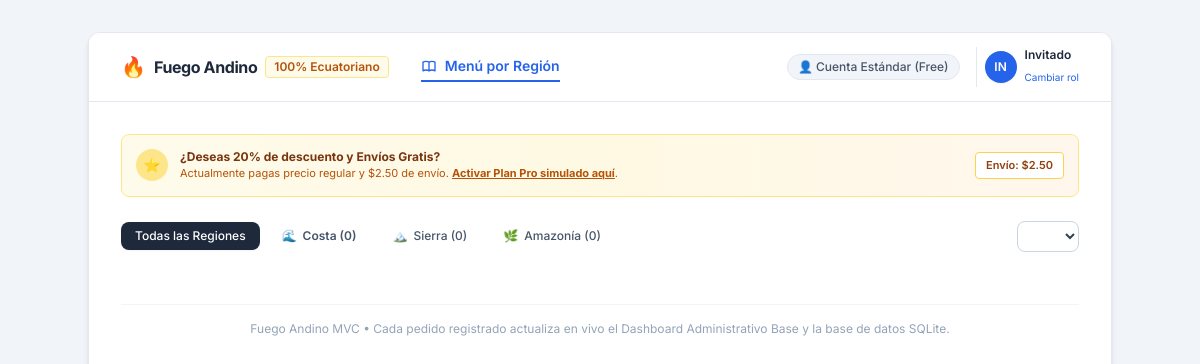
Before: / with the older database file.
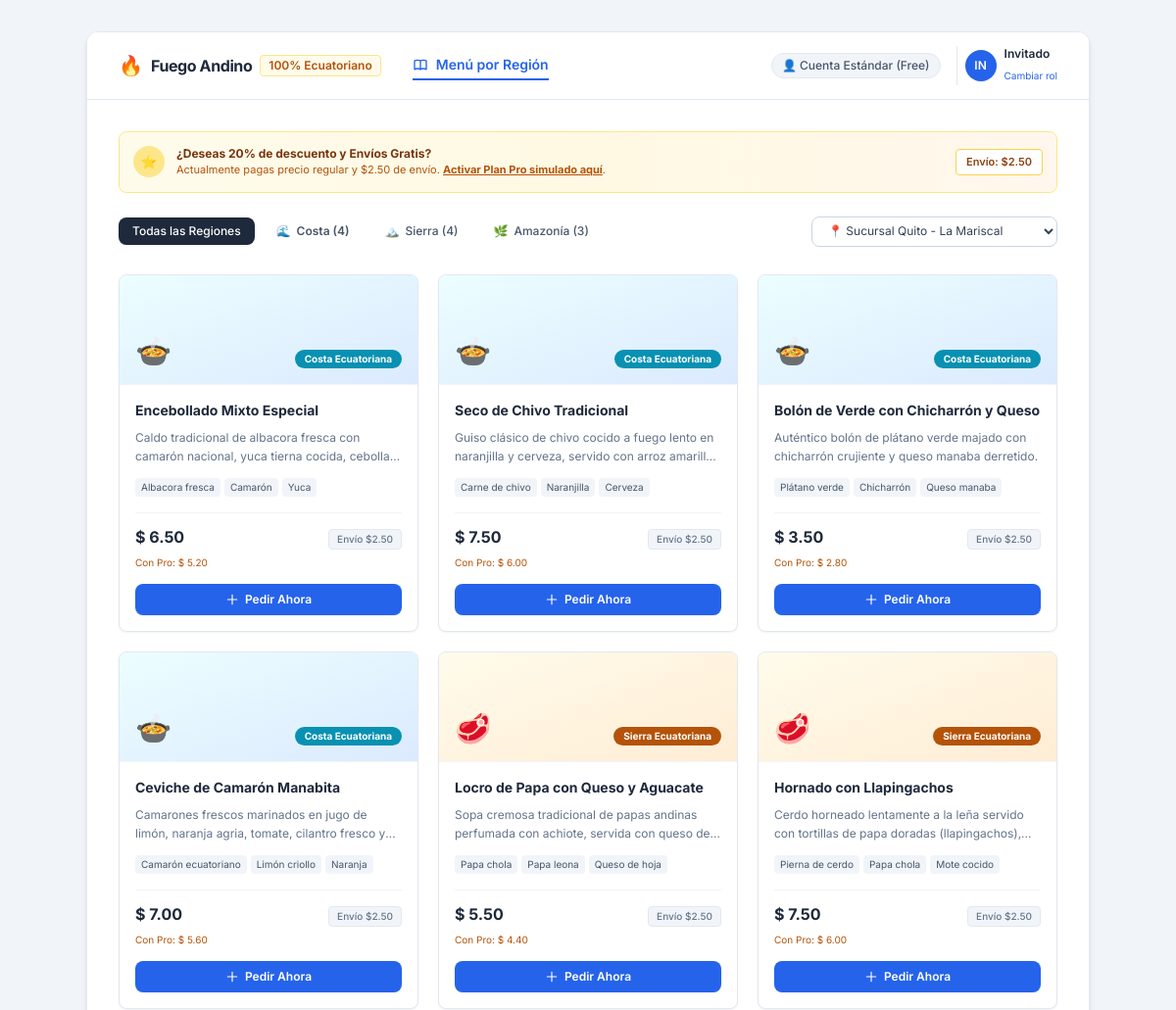
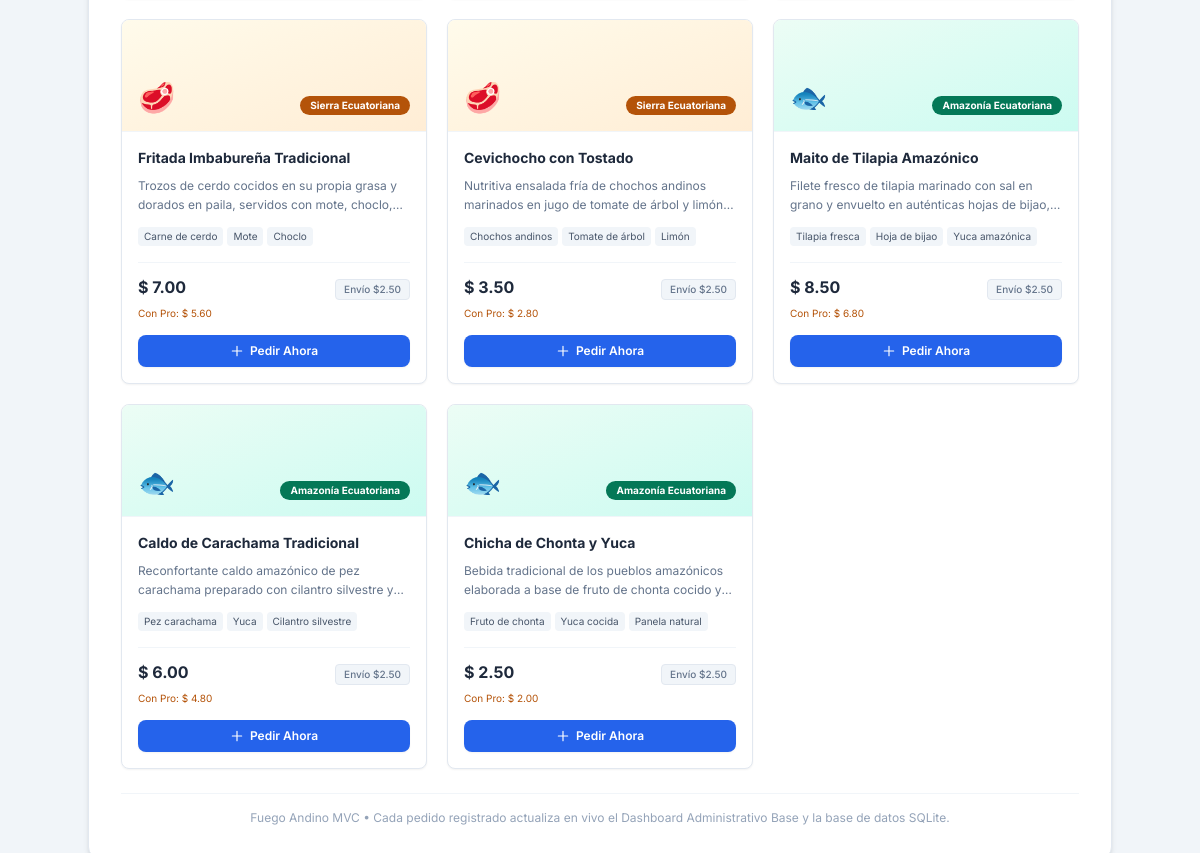
After: the same page with the newer database file (2 pictures, top to bottom).
### tables this page shows
CREATE TABLE platos (
            id INTEGER PRIMARY KEY AUTOINCREMENT,
            nombre TEXT NOT NULL,
            region TEXT NOT NULL, -- Costa, Sierra, Amazonía
            precio REAL NOT NULL,
            costo REAL NOT NULL,
            descuento_pro REAL DEFAULT 20.0,
            activo INTEGER DEFAULT 1,
            descripcion TEXT,
            ingredientes TEXT,
            tiempo_preparacion TEXT DEFAULT '00:15 hrs'
        , provincia_id INTEGER REFERENCES provincias(id));

### app/controllers/MenuController.php (called while the page is built, shortened)
<?php
require_once 'app/models/Plato.php';
require_once 'app/models/Sucursal.php';
class MenuController {
    private $platoModel;
    private $sucursalModel;
    public function __construct($db) {
        $this->platoModel = new Plato($db);
        $this->sucursalModel = new Sucursal($db);
    }
    public function index() {
        $region = $_GET['region'] ?? null;
        $sucursalId = $_GET['sucursal_id'] ?? 1;
        $platos = $this->platoModel->getAll(true, $region);
        $sucursales = $this->sucursalModel->getAll();
        $conteoRegiones = $this->platoModel->countByRegion();
        $userPlan = $_SESSION['plan'] ?? 'free';
        $isPro = ($userPlan === 'pro');
        require 'app/views/menu.php';
    }
}
?>

### app/models/Plato.php (called while the page is built, shortened)
<?php
class Plato {
    private $db;
    public function __construct($db) {
        $this->db = $db;
    }
    public function getAll($activeOnly = false, $region = null) {
        $sql = "SELECT pl.*, pr.nombre AS provincia FROM platos pl LEFT JOIN provincias pr ON pr.id = pl.provincia_id WHERE 1=1";
        $params = [];
        if ($activeOnly) {
            $sql .= " AND pl.activo = 1";
        }
        $sql .= " ORDER BY pl.id ASC";
        $stmt = $this->db->prepare($sql);
        $stmt->execute($params);
        return $stmt->fetchAll(PDO::FETCH_ASSOC);
    }
    public function countByRegion() {
        $rows = $this->db->query("SELECT region, COUNT(*) as total FROM platos WHERE activo = 1 GROUP BY region")->fetchAll(PDO::FETCH_ASSOC);
        $counts = ['Costa' => 0, 'Sierra' => 0, 'Amazonía' => 0];
        foreach ($rows as $r) {
            $counts[$r['region']] = (int)$r['total'];
        }
        return $counts;
    }
}
?>

### app/models/Sucursal.php (called while the page is built, shortened)
<?php
class Sucursal {
    private $db;
    public function __construct($db) {
        $this->db = $db;
    }
    public function getAll() {
        return $this->db->query("SELECT * FROM sucursales WHERE activa = 1 ORDER BY id ASC")->fetchAll(PDO::FETCH_ASSOC);
    }
}
?>

### app/views/menu.php (the view, shortened to what this page needs)
<!DOCTYPE html>
<html lang="es">
<head>
    <script src="https://cdn.tailwindcss.com"></script>
</head>
<body class="bg-slate-100 min-h-screen py-8 px-4 flex justify-center">
    <div class="w-full max-w-5xl bg-white rounded-xl shadow-md border border-slate-200 overflow-hidden">
        <header class="bg-white border-b border-slate-200 px-8 py-3.5 flex items-center justify-between">
            <div class="flex items-center space-x-8">
                <div class="flex items-center space-x-2">
                    <span class="text-xl">🔥</span>
                    <span class="font-bold text-slate-800 text-base tracking-tight">Fuego Andino</span>
                    <span class="text-xs text-amber-700 bg-amber-50 px-2 py-0.5 rounded font-semibold border border-amber-200">100% Ecuatoriano</span>
                </div>
                <nav class="flex items-center space-x-6 text-sm">
                    <a href="index.php?action=menu" class="flex items-center space-x-2 text-blue-600 font-semibold border-b-2 border-blue-600 pb-1 -mb-1">
                        <span>Menú por Región</span>
                    </a>
                </nav>
            </div>
            <div class="flex items-center space-x-4">
                <?php if($isPro): ?>
                    <div class="flex items-center space-x-1.5 bg-amber-50 text-amber-800 border border-amber-200 px-2.5 py-1 rounded-full text-xs font-semibold">
                        <span class="text-amber-500">⭐</span>
                        <span>Plan Pro Activo</span>
                    </div>
                <?php else: ?>
                    <div class="flex items-center space-x-1.5 bg-slate-100 text-slate-600 border border-slate-200 px-2.5 py-1 rounded-full text-xs font-medium">
                        <span>👤 Cuenta Estándar (Free)</span>
                    </div>
                <?php endif; ?>
                <div class="flex items-center space-x-2 pl-2 border-l border-slate-200">
                    <div class="w-8 h-8 rounded-full bg-blue-600 text-white font-semibold text-xs flex items-center justify-center shadow-sm">
                        <?= strtoupper(substr($_SESSION['nombre'] ?? 'Invitado', 0, 2)) ?>
                    </div>
                    <div class="text-left hidden sm:block">
                        <span class="text-xs font-semibold text-slate-800 block"><?= htmlspecialchars($_SESSION['nombre'] ?? 'Invitado') ?></span>
                        <a href="index.php?action=login" class="text-[10px] text-blue-600 hover:underline">Cambiar rol</a>
                    </div>
                </div>
            </div>
        </header>
        <main class="p-8 space-y-6">
            <div class="bg-gradient-to-r from-amber-50 via-amber-100/50 to-orange-50 border border-amber-200 rounded-lg p-3.5 flex items-center justify-between shadow-xs">
                <div class="flex items-center space-x-3">
                    <div class="w-8 h-8 rounded-full bg-amber-200 text-amber-800 flex items-center justify-center font-bold text-sm">
                        ⭐
                    </div>
                    <div>
                        <p class="text-xs font-bold text-amber-900">
                            <?= $isPro ? 'Beneficios de Membresía Pro Aplicados' : '¿Deseas 20% de descuento y Envíos Gratis?' ?>
                        </p>
                        <p class="text-[11px] text-amber-700">
                            <?= $isPro
                                ? 'Disfrutas de un <span class="font-bold">20% de descuento</span> en platos seleccionados y <span class="font-bold">Envío Gratis ($0.00)</span> en todos tus pedidos.'
                                : 'Actualmente pagas precio regular y $2.50 de envío. <a href="index.php?action=switch_user&role=pro" class="underline font-bold">Activar Plan Pro simulado aquí</a>.' ?>
                        </p>
                    </div>
                </div>
                <span class="text-[11px] bg-white text-amber-800 border border-amber-300 font-semibold px-2.5 py-1 rounded shadow-xs">
                    <?= $isPro ? 'Envío: $0.00 (Gratis)' : 'Envío: $2.50' ?>
                </span>
            </div>
            <div class="flex flex-col md:flex-row md:items-center justify-between gap-4 pb-1">
                <div class="flex items-center space-x-2">
                    <a href="index.php?action=menu" class="px-3.5 py-1.5 text-xs font-medium rounded-lg <?= empty($region) ? 'bg-slate-800 text-white shadow-sm' : 'text-slate-600 hover:bg-slate-100' ?> transition">
                        Todas las Regiones
                    </a>
                    <a href="index.php?action=menu&region=Costa" class="px-3.5 py-1.5 text-xs font-semibold rounded-lg <?= ($region === 'Costa') ? 'bg-cyan-600 text-white shadow-sm' : 'text-slate-600 hover:bg-slate-100' ?> transition flex items-center space-x-1.5">
                        <span>🌊</span>
                        <span>Costa (<?= $conteoRegiones['Costa'] ?? 0 ?>)</span>
                    </a>
                    <a href="index.php?action=menu&region=Sierra" class="px-3.5 py-1.5 text-xs font-medium rounded-lg <?= ($region === 'Sierra') ? 'bg-blue-600 text-white shadow-sm' : 'text-slate-600 hover:bg-slate-100' ?> transition flex items-center space-x-1.5">
                        <span>🏔️</span>
                        <span>Sierra (<?= $conteoRegiones['Sierra'] ?? 0 ?>)</span>
                    </a>
                    <a href="index.php?action=menu&region=Amazonía" class="px-3.5 py-1.5 text-xs font-medium rounded-lg <?= ($region === 'Amazonía') ? 'bg-emerald-600 text-white shadow-sm' : 'text-slate-600 hover:bg-slate-100' ?> transition flex items-center space-x-1.5">
                        <span>🌿</span>
                        <span>Amazonía (<?= $conteoRegiones['Amazonía'] ?? 0 ?>)</span>
                    </a>
                </div>
                <div class="flex items-center space-x-3">
                    <div class="relative">
                        <select onchange="window.location.href='index.php?action=menu<?= $region ? '&region='.$region : '' ?>&sucursal_id='+this.value" class="text-xs border border-slate-300 rounded-lg pl-3 pr-7 py-1.5 bg-white text-slate-700 focus:outline-none focus:ring-1 focus:ring-blue-500">
                            <?php foreach ($sucursales as $suc): ?>
                                <option value="<?= $suc['id'] ?>" <?= ($sucursalId == $suc['id']) ? 'selected' : '' ?>>
                                    📍 <?= htmlspecialchars($suc['nombre']) ?>
                                </option>
                            <?php endforeach; ?>
                        </select>
                    </div>
                </div>
            </div>
            <div class="grid grid-cols-1 md:grid-cols-3 gap-5">
                <?php foreach ($platos as $pl):
                    $precioRegular = (float)$pl['precio'];
                    $descuentoPorc = (float)$pl['descuento_pro'];
                    $precioPro = $precioRegular * (1 - ($descuentoPorc / 100));
                    $colorHeader = 'from-cyan-50 to-blue-100';
                    $badgeBg = 'bg-cyan-600';
                    $icon = '🍲';
                    if ($pl['region'] === 'Sierra') {
                        $colorHeader = 'from-amber-50 to-orange-100';
                        $badgeBg = 'bg-amber-700';
                        $icon = '🥩';
                    } elseif ($pl['region'] === 'Amazonía') {
                        $colorHeader = 'from-emerald-50 to-teal-100';
                        $badgeBg = 'bg-emerald-700';
                        $icon = '🐟';
                    }
                ?>
                <div class="bg-white rounded-lg border border-slate-200 overflow-hidden shadow-sm hover:border-slate-300 transition flex flex-col justify-between">
                    <div>
                        <div class="h-28 bg-gradient-to-br <?= $colorHeader ?> p-4 relative flex items-end justify-between border-b border-slate-100">
                            <span class="text-3xl"><?= $icon ?></span>
                            <span class="px-2.5 py-0.5 rounded-full text-[10px] font-bold text-white <?= $badgeBg ?> shadow-xs">
                                <?= htmlspecialchars($pl['region']) ?> Ecuatoriana
                            </span>
                        </div>
                        <div class="p-4 space-y-2">
                            <h3 class="font-bold text-slate-800 text-sm"><?= htmlspecialchars($pl['nombre']) ?></h3>
                            <p class="text-xs text-slate-500 leading-relaxed line-clamp-2">
                                <?= htmlspecialchars($pl['descripcion']) ?>
                            </p>
                            <div class="flex flex-wrap gap-1 pt-1">
                                <?php
                                $ingredientes = explode(',', $pl['ingredientes']);
                                foreach(array_slice($ingredientes, 0, 3) as $ing): ?>
                                    <span class="text-[10px] bg-slate-100 text-slate-600 px-1.5 py-0.5 rounded">
                                        <?= htmlspecialchars(trim($ing)) ?>
                                    </span>
                                <?php endforeach; ?>
                            </div>
                        </div>
                    </div>
                    <div class="p-4 pt-0 space-y-3">
                        <div class="flex items-baseline justify-between border-t border-slate-100 pt-3">
                            <div>
                                <?php if($isPro): ?>
                                    <span class="text-[11px] text-slate-400 line-through">$ <?= number_format($precioRegular, 2) ?></span>
                                    <div class="text-base font-bold text-blue-600">
                                        $ <?= number_format($precioPro, 2) ?>
                                        <span class="text-[10px] text-amber-600 font-semibold bg-amber-50 px-1 py-0.2 rounded border border-amber-200">-<?= (int)$descuentoPorc ?>% Pro</span>
                                    </div>
                                <?php else: ?>
                                    <div class="text-base font-bold text-slate-800">
                                        $ <?= number_format($precioRegular, 2) ?>
                                    </div>
                                    <span class="text-[10px] text-amber-700">Con Pro: $ <?= number_format($precioPro, 2) ?></span>
                                <?php endif; ?>
                            </div>
                            <span class="text-[10px] <?= $isPro ? 'text-emerald-700 bg-emerald-50 border-emerald-200' : 'text-slate-500 bg-slate-100 border-slate-200' ?> border px-2 py-0.5 rounded font-medium">
                                <?= $isPro ? 'Envío Gratis' : 'Envío $2.50' ?>
                            </span>
                        </div>
                        <form method="POST" action="index.php?action=ordenar" class="flex gap-2">
                            <button type="submit" class="w-full bg-blue-600 hover:bg-blue-700 text-white text-xs font-semibold py-2 rounded-lg transition shadow-sm flex items-center justify-center space-x-1.5">
                                <svg class="w-3.5 h-3.5" fill="none" stroke="currentColor" viewBox="0 0 24 24"><path stroke-linecap="round" stroke-linejoin="round" stroke-width="2" d="M12 4v16m8-8H4"/></svg>
                                <span>Pedir Ahora</span>
                            </button>
                        </form>
                    </div>
                </div>
                <?php endforeach; ?>
            </div>
            <div class="text-center pt-4 text-xs text-slate-400 border-t border-slate-100">
                Fuego Andino MVC • Cada pedido registrado actualiza en vivo el Dashboard Administrativo Base y la base de datos SQLite.
            </div>
        </main>
    </div>
</body>
</html>

### index.php (shortened to what this page needs)
<?php
require_once 'app/controllers/MenuController.php';
$db = (new Database())->connect();
$action = $_GET['action'] ?? 'menu';
switch ($action) {
    case 'menu':
        $controller = new MenuController($db);
        $controller->index();
        break;
}
?>

### app/views/menu.php (style rules this page uses)
body { font-family: 'Inter', sans-serif; }

Changed rows visible on the page:
added platos: icon "🍲", region "Costa", nombre "Encebollado Mixto Especial", descripcion "Caldo tradicional de albacora fresca con camarón nacional, yuca tierna cocida,…", ingredientes "Albacora fresca", ingredientes "Camarón", ingredientes "Yuca", precio "6.50", precioPro "5.20"
added platos: icon "🍲", region "Costa", nombre "Seco de Chivo Tradicional", descripcion "Guiso clásico de chivo cocido a fuego lento en naranjilla y cerveza, servido con arroz…", ingredientes "Carne de chivo", ingredientes "Naranjilla", ingredientes "Cerveza", precio "7.50", precioPro "6.00"
added platos: icon "🍲", region "Costa", nombre "Bolón de Verde con Chicharrón y Queso", descripcion "Auténtico bolón de plátano verde majado con chicharrón crujiente y queso manaba derretido.", ingredientes "Plátano verde", ingredientes "Chicharrón", ingredientes "Queso manaba", precio "3.50", precioPro "2.80"
added platos: icon "🍲", region "Costa", nombre "Ceviche de Camarón Manabita", descripcion "Camarones frescos marinados en jugo de limón, naranja agria, tomate, cilantro fresco…", ingredientes "Camarón ecuatoriano", ingredientes "Limón criollo", ingredientes "Naranja", precio "7.00", precioPro "5.60"
added platos: region "🥩", region "Sierra", nombre "Locro de Papa con Queso y Aguacate", descripcion "Sopa cremosa tradicional de papas andinas perfumada con achiote, servida con queso…", ingredientes "Papa chola", ingredientes "Papa leona", ingredientes "Queso de hoja", precio "5.50", precioPro "4.40"
added platos: region "🥩", region "Sierra", nombre "Hornado con Llapingachos", descripcion "Cerdo horneado lentamente a la leña servido con tortillas de papa doradas…", ingredientes "Pierna de cerdo", ingredientes "Papa chola", ingredientes "Mote cocido", precio "7.50", precioPro "6.00"
added platos: region "🥩", region "Sierra", nombre "Fritada Imbabureña Tradicional", descripcion "Trozos de cerdo cocidos en su propia grasa y dorados en paila, servidos con mote,…", ingredientes "Carne de cerdo", ingredientes "Mote", ingredientes "Choclo", precio "7.00", precioPro "5.60"
added platos: region "🥩", region "Sierra", nombre "Cevichocho con Tostado", descripcion "Nutritiva ensalada fría de chochos andinos marinados en jugo de tomate de árbol y…", ingredientes "Chochos andinos", ingredientes "Tomate de árbol", ingredientes "Limón", precio "3.50", precioPro "2.80"
added platos: region "🐟", region "Amazonía", nombre "Maito de Tilapia Amazónico", descripcion "Filete fresco de tilapia marinado con sal en grano y envuelto en auténticas hojas de…", ingredientes "Tilapia fresca", ingredientes "Hoja de bijao", ingredientes "Yuca amazónica", precio "8.50", precioPro "6.80"
added platos: region "🐟", region "Amazonía", nombre "Caldo de Carachama Tradicional", descripcion "Reconfortante caldo amazónico de pez carachama preparado con cilantro silvestre…", ingredientes "Pez carachama", ingredientes "Yuca", ingredientes "Cilantro silvestre", precio "6.00", precioPro "4.80"
added platos: region "🐟", region "Amazonía", nombre "Chicha de Chonta y Yuca", descripcion "Bebida tradicional de los pueblos amazónicos elaborada a base de fruto de chonta cocido…", ingredientes "Fruto de chonta", ingredientes "Yuca cocida", ingredientes "Panela natural", precio "2.50", precioPro "2.00"
Other visible differences:
$conteoRegiones['Costa']: "0" → "4"
$conteoRegiones['Sierra']: "0" → "4"
$conteoRegiones['Amazonía']: "0" → "3"
form field value: (not shown) → "📍 Sucursal Quito - La Mariscal"
